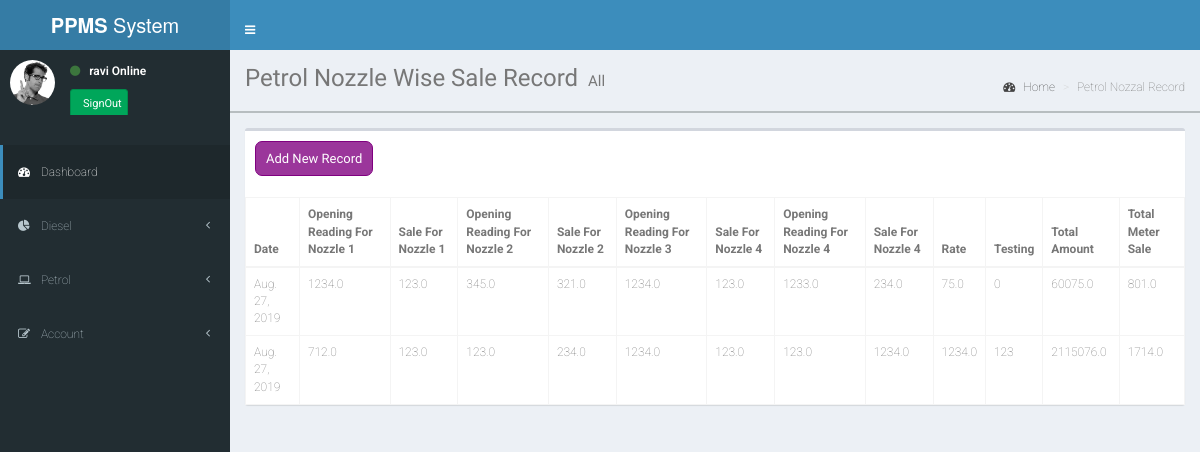
/petrol-nozzle/ (signed in), run on an earlier commit of the app's database.
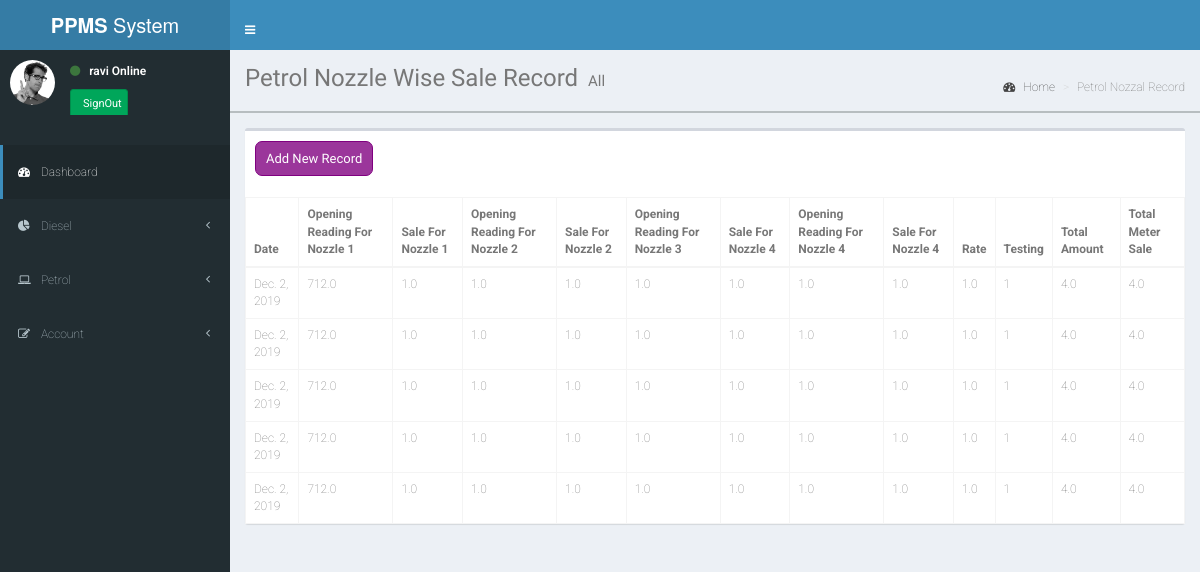
And on a later commit of the database.
### PPMS_backend/models.py (models this page shows, shortened)
class PetrolNozzle(models.Model):
    date = models.DateField(auto_now_add=True,null=False,blank=False,verbose_name="Should n0t be null")
    openingReadingForNozzle1 = models.FloatField(null=False, blank=False)
    openingReadingForNozzle2 = models.FloatField(null=False, blank=False)
    openingReadingForNozzle3 = models.FloatField(null=False, blank=False)
    openingReadingForNozzle4 = models.FloatField(null=False, blank=False)
    saleForNozzle1 = models.FloatField(default=0)
    saleForNozzle2 = models.FloatField(default=0)
    saleForNozzle3 = models.FloatField(default=0)
    saleForNozzle4 = models.FloatField(default=0)
    totalMeterSale = models.FloatField(null=False, blank=False)
    testing = models.IntegerField(default=0)
    rate = models.FloatField(null=False, blank=False)
    totalAmount = models.FloatField(default=0)

### PPMS_backend/views.py (the view)
# urls.py: path('petrol-nozzle/', views.petrolNozzle, name="petrol-nozzle"),
@login_required
def petrolNozzle(request):
    id = request.user.id
    print(id)
    nozzle = PetrolNozzle.objects.filter()
    return render(request, 'petrol-nozzle.html', {'nozzle': nozzle})

### PPMS_backend/templates/petrol-nozzle.html
{% extends 'base.html' %}
{% load static %}
{% block extracss %}
    <link rel="stylesheet" href="{% static 'css/style.css' %}">
{% endblock %}
{% block content %}
    <div class="head-holder">
    <section class="content-header">
        <h1>
            Petrol Nozzle Wise Sale Record
            <small>All</small>
        </h1>
        <ol class="breadcrumb">
            <li><a href="{% url 'home' %}"><i class="fa fa-dashboard"></i> Home</a></li>
            <li class="active">Petrol Nozzal Record</li>
        </ol>
    </section>
    </div>
    <section class="content">
        <div class="row">
            <div class="col-xs-12">
                <div class="box">
                    <div class="box-header">
                        <h3 class="box-title"><a href="{% url 'form' %}" class="add-record">Add New Record </a></h3>
                    </div>
                    <table class="table table-bordered">
                        <thead>
                        <tr>
                            <th>Date</th>
                            <th>Opening Reading For Nozzle 1</th>
                            <th>Sale For Nozzle 1</th>
                            <th>Opening Reading For Nozzle 2</th>
                            <th>Sale For Nozzle 2</th>
                            <th>Opening Reading For Nozzle 3</th>
                            <th>Sale For Nozzle 4</th>
                            <th>Opening Reading For Nozzle 4</th>
                            <th>Sale For Nozzle 4</th>
                            <th>Rate</th>
                            <th>Testing</th>
                            <th>Total Amount</th>
                            <th>Total Meter Sale</th>
                        </tr>
                        </thead>
                        <tbody>
                        {% for foo in nozzle %}
                            <tr>
                                <td>{{ foo.date }}</td>
                                <td>{{ foo.openingReadingForNozzle1 }}</td>
                                <td>{{ foo.saleForNozzle1 }}</td>
                                <td>{{ foo.openingReadingForNozzle2 }}</td>
                                <td>{{ foo.saleForNozzle2 }}</td>
                                <td>{{ foo.openingReadingForNozzle3 }}</td>
                                <td>{{ foo.saleForNozzle3 }}</td>
                                <td>{{ foo.openingReadingForNozzle4 }}</td>
                                <td>{{ foo.saleForNozzle4 }}</td>
                                <td>{{ foo.rate }}</td>
                                <td>{{ foo.testing }}</td>
                                <td>{{ foo.totalAmount }}</td>
                                <td>{{ foo.totalMeterSale }}</td>
                            </tr>
                        {% endfor %}
                        </tbody>
                    </table>
                </div>
            </div>
        </div>
    </section>
{% endblock %}

### PPMS_backend/templates/base.html (shortened to what this page needs)
{% load static %}
<!DOCTYPE html>
<html lang="en">
<head>
    <link rel="stylesheet" type="text/css" href="{% static 'css/bootstrap.min.css' %}">
    <link rel="stylesheet" href="{% static 'css/AdminLTE.min.css' %}">
    <link href="https://maxcdn.bootstrapcdn.com/font-awesome/4.2.0/css/font-awesome.min.css" rel="stylesheet">
    <link rel="stylesheet" href="{% static 'css/_all-skins.min.css' %}">
    <link rel="stylesheet" type="text/css" href="{% static 'css/style.css' %}">
    {% block extracss %}
    {% endblock %}
</head>
<body class=" skin-blue sidebar-mini fixed">
<div class="wrapper">
{% if user.is_authenticated %}
    <header class="main-header">
        <a href="{% url 'home' %}" class="logo">
            <span class="logo-lg"><b>PPMS</b> System</span>
        </a>
        <nav class="navbar navbar-static-top min-high">
            <a href="#" class="sidebar-toggle" data-toggle="push-menu" role="button">
            </a>
        </nav>
    </header>
    <aside class="main-sidebar">
        <section class="sidebar">
            <div class="user-panel">
                    <div class="pull-left image">
                        <img src="{% static 'img/user2-160x160.jpg' %}" class="img-circle" alt="User Image">
                    </div>
                    <div class="pull-left info">
                        <p>
                            <i class="fa fa-circle text-success"></i>
                            &nbsp;&nbsp;{{ user.username }}
                            <span>Online</span>
                        </p>
                        <a class="btn btn-success" href="{% url 'logout' %}">
                            SignOut
                        </a>
                    </div>
            </div>
            <ul class="sidebar-menu" data-widget="tree">
                <br>
                <li class="active">
                    <a href="{% url 'home' %}">
                        <i class="fa fa-dashboard"></i> <span>Dashboard</span>
                    </a>
                </li>
                <li class="treeview">
                    <a href="#" >
                        <i class="fa fa-pie-chart"></i>
                        <span>Diesel </span>
                        <span class="pull-right-container">
                            <i class="fa fa-angle-left pull-right">
                            </i>
                        </span>
                    </a>
                </li>
                <li class="treeview">
                    <a href="#">
                        <i class="fa fa-laptop"></i>
                        <span>Petrol</span>
                        <span class="pull-right-container">
                            <i class="fa fa-angle-left pull-right"></i>
                        </span>
                    </a>
                </li>
                <li class="treeview">
                    <a href="{% url 'home' %}">
                        <i class="fa fa-edit"></i> <span>Account</span>
                        <span class="pull-right-container">
                            <i class="fa fa-angle-left pull-right"></i>
                        </span>
                    </a>
                </li>
            </ul>
        </section>
    </aside>
    <div class="content-wrapper">
        {% block content %}
        {% endblock %}
    </div>
{% endif %}
</div>
</body>
</html>

### PPMS_backend/static/css/style.css (style rules this page uses)
* { margin: 0; padding: 0; box-sizing: border-box; -webkit-box-sizing: border-box; -moz-box-sizing: border-box; -webkit-font-smoothing: antialiased; -moz-font-smoothing: antialiased; -o-font-smoothing: antialiased; font-smoothing: antialiased; text-rendering: optimizeLegibility; }
body { font-family: "Roboto", Helvetica, Arial, sans-serif; font-weight: 100; font-size: 12px; line-height: 30px; color: #777; background: #4CAF50; }
.min-high { height: 50px; }
.head-holder { border-bottom: 2px solid #b7bdc0; margin: 0 0; padding: 0 0 20px 0; }
.add-record { border: 1px solid purple; line-height: 33px; display: block; position: relative; color: white; padding: 0 10px; border-radius: 7px; background: #800080c9; overflow: hidden; }
.box-header>.fa, .box-header>.glyphicon, .box-header>.ion, .box-header .box-title { font-size: 13px; }

What changed in the data, as far as the page shows it:
removed PetrolNozzle: date "Aug. 27, 2019", openingReadingForNozzle1 "1234.0", saleForNozzle1 "123.0", openingReadingForNozzle2 "345.0", saleForNozzle2 "321.0", openingReadingForNozzle3 "1234.0", saleForNozzle3 "123.0", openingReadingForNozzle4 "1233.0", saleForNozzle4 "234.0", rate "75.0", testing "0", totalAmount "60075.0", totalMeterSale "801.0"
removed PetrolNozzle: date "Aug. 27, 2019", openingReadingForNozzle1 "712.0", saleForNozzle1 "123.0", openingReadingForNozzle2 "123.0", saleForNozzle2 "234.0", openingReadingForNozzle3 "1234.0", saleForNozzle3 "123.0", openingReadingForNozzle4 "123.0", saleForNozzle4 "1234.0", rate "1234.0", testing "123", totalAmount "2115076.0", totalMeterSale "1714.0"
added PetrolNozzle: date "Dec. 2, 2019", openingReadingForNozzle1 "712.0", saleForNozzle1 "1.0", openingReadingForNozzle2 "1.0", saleForNozzle2 "1.0", openingReadingForNozzle3 "1.0", saleForNozzle3 "1.0", openingReadingForNozzle4 "1.0", saleForNozzle4 "1.0", rate "1.0", testing "1", totalAmount "4.0", totalMeterSale "4.0"
added PetrolNozzle: date "Dec. 2, 2019", openingReadingForNozzle1 "712.0", saleForNozzle1 "1.0", openingReadingForNozzle2 "1.0", saleForNozzle2 "1.0", openingReadingForNozzle3 "1.0", saleForNozzle3 "1.0", openingReadingForNozzle4 "1.0", saleForNozzle4 "1.0", rate "1.0", testing "1", totalAmount "4.0", totalMeterSale "4.0"
added PetrolNozzle: date "Dec. 2, 2019", openingReadingForNozzle1 "712.0", saleForNozzle1 "1.0", openingReadingForNozzle2 "1.0", saleForNozzle2 "1.0", openingReadingForNozzle3 "1.0", saleForNozzle3 "1.0", openingReadingForNozzle4 "1.0", saleForNozzle4 "1.0", rate "1.0", testing "1", totalAmount "4.0", totalMeterSale "4.0"
added PetrolNozzle: date "Dec. 2, 2019", openingReadingForNozzle1 "712.0", saleForNozzle1 "1.0", openingReadingForNozzle2 "1.0", saleForNozzle2 "1.0", openingReadingForNozzle3 "1.0", saleForNozzle3 "1.0", openingReadingForNozzle4 "1.0", saleForNozzle4 "1.0", rate "1.0", testing "1", totalAmount "4.0", totalMeterSale "4.0"
added PetrolNozzle: date "Dec. 2, 2019", openingReadingForNozzle1 "712.0", saleForNozzle1 "1.0", openingReadingForNozzle2 "1.0", saleForNozzle2 "1.0", openingReadingForNozzle3 "1.0", saleForNozzle3 "1.0", openingReadingForNozzle4 "1.0", saleForNozzle4 "1.0", rate "1.0", testing "1", totalAmount "4.0", totalMeterSale "4.0"
